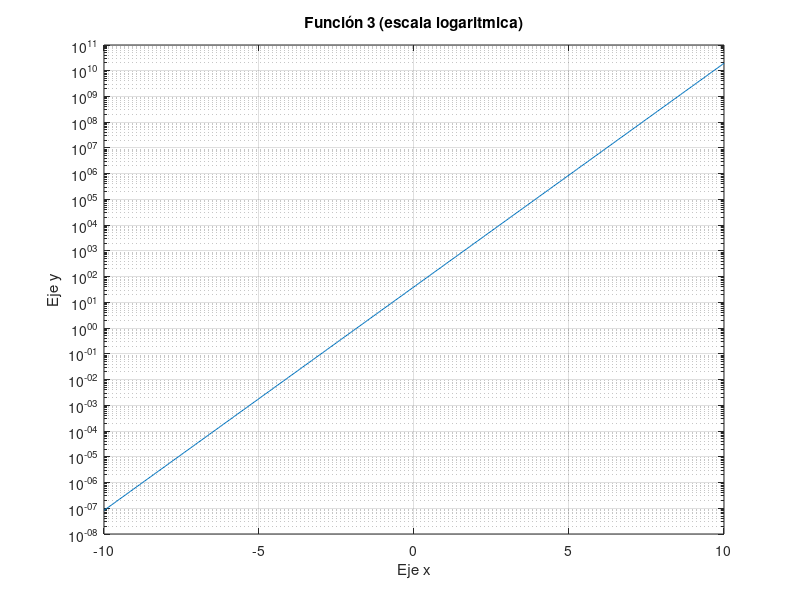

MATLAB code to generate this figure: (Note: this script raises an error after producing the figure.)
% María Jesús Cañoles 203001592
% Simón Montenegro 19796

% ----- Primera parte -----

% Pregunta 1
% a(x) = 6log4(5x + 15) − log2(2x)
x = 0: .01: 15*pi;
a = 6*((log(5*x + 15))/log(4)) - log2(2*x);
plot(x, a, "r * ");
title ( "Función 1");
ylabel ( "Eje y" );
xlabel ( "Eje x" );

% b(x) = sen(6log10(2x + 9)) + cos(2ln(x + 16))
b = sin(6*log10(2*x + 9)) + cos(2*log(x + 16));
plot(x, b, "g + ");
title ( "Función 2");
ylabel ( "Eje y" );
xlabel ( "Eje x" );

% Pregunta 2
% c(x) = 2e(2x+3)
% Escala normal
x = -10: .05: 10;
c = 2 * exp(2*x + 3);
plot (x, c);
title ( "Función 3 (escala normal)");
ylabel ( "Eje y" );
xlabel ( "Eje x" );
grid on %Muestra el grafico con grilla

% Escala logaritmica
semilogy (x , c);
title ( "Función 3 (escala logaritmica)");
ylabel ( "Eje y" );
xlabel ( "Eje x" );
grid on %Muestra el grafico con grilla

% ----- Segunda parte -----

% Pregunta 1


% Pregunta 2
arreglo = input("Ingrese un arreglo (entre corchetes y separado por espacios) para calcular su desviación estándar: ");
%arreglo = num2str(arregloStr);

sumatoria = 0;
promedio = 0;
for elemento = 1:length(arreglo)
    promedio = promedio + arreglo(elemento);
end
promedio = promedio/length(arreglo);

for elemento = 1:length(arreglo)
    sumatoria = sumatoria + (arreglo(elemento) - promedio)^2;
end

std = sqrt((sumatoria)/length(arreglo));
disp("La desviacióne estándar del arreglo ingresado es: " + string(std));

